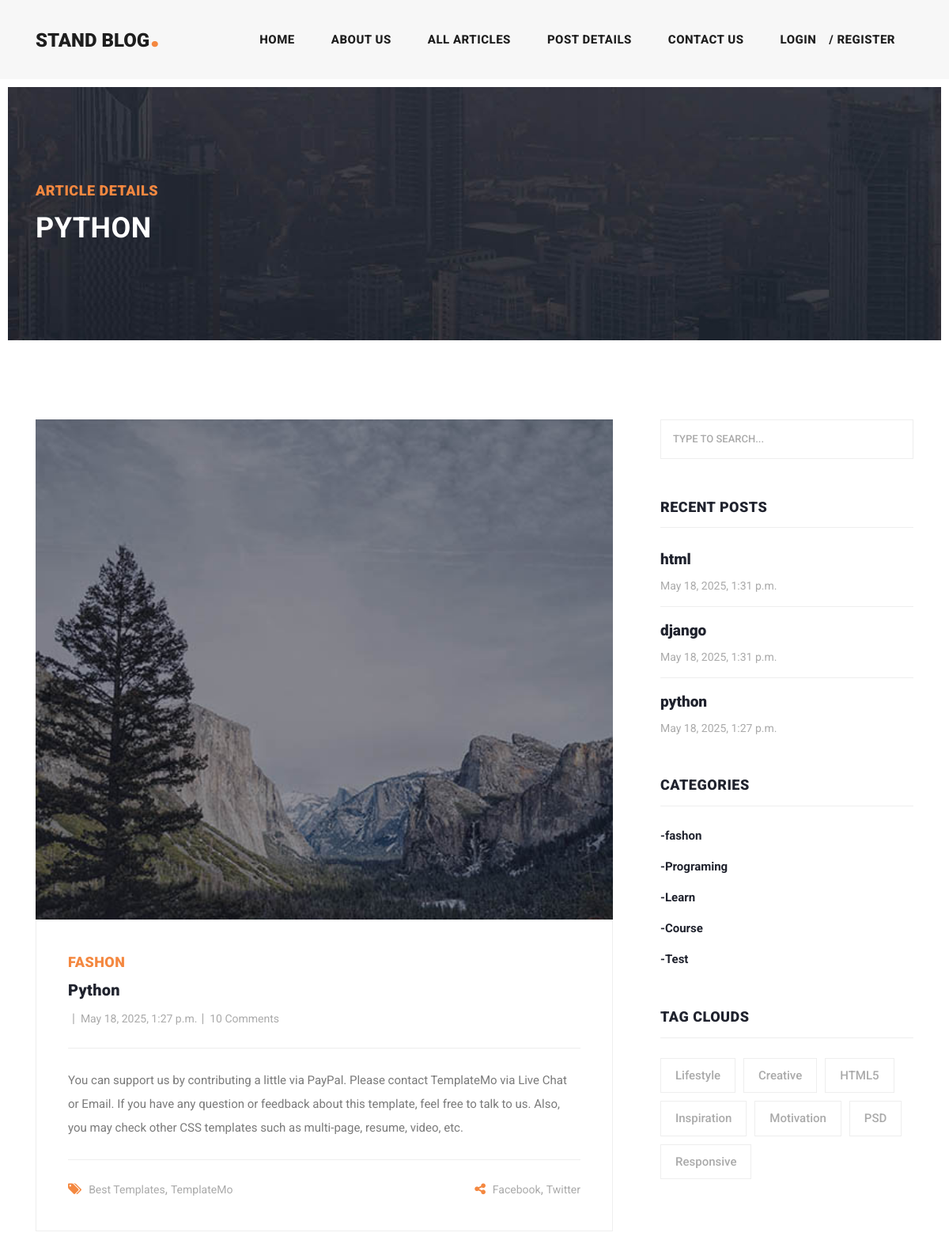
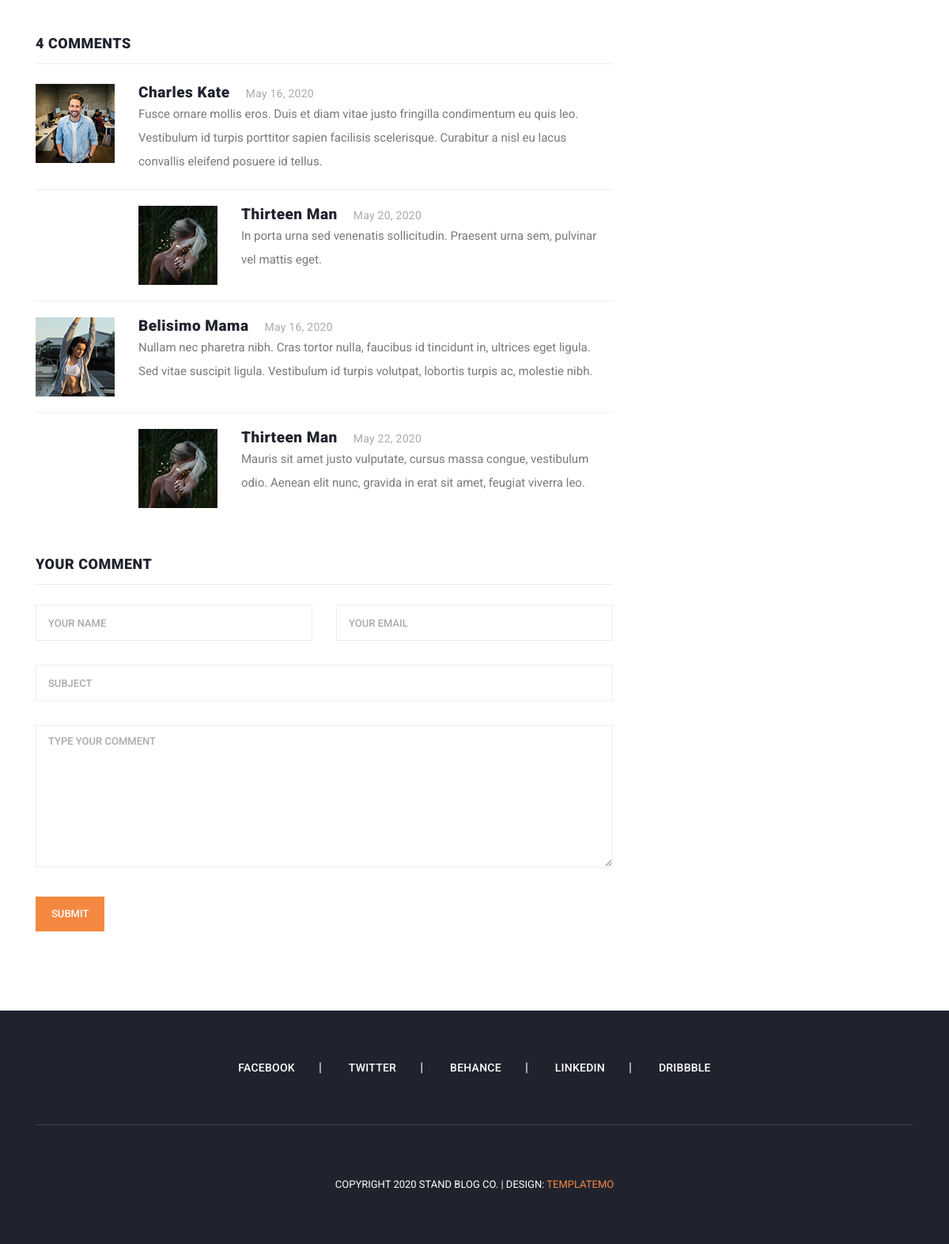
/article/detail/python, run on the app's committed database (2 pictures, top to bottom).
### blog/models.py (models this page shows, shortened)
class Article(models.Model):
    title = models.CharField(max_length=200)
    content = models.TextField()
    created_date = models.DateTimeField(auto_now_add=True)
    updated_date = models.DateTimeField(auto_now=True)
    image = models.ImageField(upload_to='blog/images/')
    author = models.ForeignKey(User, on_delete=models.CASCADE,related_name='articles')
    category = models.ManyToManyField(Category , related_name='articles')
    floatfield = models.FloatField(default=1)
    myfile = models.FileField(upload_to='blog/file/')
    status = models.BooleanField(default=True)
    published = models.BooleanField(default=True)
    objects = models.Manager()
    custom_objects = ArticleManager()
    slug = models.SlugField(unique=True , blank=True)

class Category(models.Model):
    name = models.CharField(max_length=50)
    def __str__(self):
        return self.name

### blog/views.py (the view)
# urls.py: path('detail/<slug:slug>', views.article_detail, name='article_detail'),
def article_detail(request , slug):
    article = get_object_or_404(Article, slug=slug)
    return render(request , 'blog/post_details.html',{'article' : article })

### context_processors/context_processors.py (called while the page is built)
def recent_articles(request):
    recent_articles = Article.objects.all().order_by('-created_date')[:3]
    categories = Category.objects.all()
    return {'recent_articles': recent_articles , 'categories': categories}

### blog/templates/blog/post_details.html (shortened to what this page needs)
{% extends 'base.html' %}
{% load static %}
{% block content %}
    <div class="heading-page header-text">
      <section class="page-heading">
        <div class="container">
          <div class="row">
            <div class="col-lg-12">
              <div class="text-content">
                <h4>Article Details</h4>
                <h2>{{ article.title}}</h2>
              </div>
            </div>
          </div>
        </div>
      </section>
    </div>
    <section class="blog-posts grid-system">
      <div class="container">
        <div class="row">
          <div class="col-lg-8">
            <div class="all-blog-posts">
              <div class="row">
                <div class="col-lg-12">
                  <div class="blog-post">
                    <div class="blog-thumb">
                      <img src="{{ article.image.url}}" alt="">
                    </div>
                    <div class="down-content">
                      <span>{{ article.category.first }}</span>
                      <a href="post-details.html"><h4>{{ article.title}}</h4></a>
                      <ul class="post-info">
                        <li><a href="#">{{ article.author.get_full_name}}</a></li>
                        <li><a href="#">{{ article.created_date}}</a></li>
                        <li><a href="#">10 Comments</a></li>
                      </ul>
                     <p>{{ article.content }}</p>
                        <div class="post-options">
                        <div class="row">
                          <div class="col-6">
                            <ul class="post-tags">
                              <li><i class="fa fa-tags"></i></li>
                              <li><a href="#">Best Templates</a>,</li>
                              <li><a href="#">TemplateMo</a></li>
                            </ul>
                          </div>
                          <div class="col-6">
                            <ul class="post-share">
                              <li><i class="fa fa-share-alt"></i></li>
                              <li><a href="#">Facebook</a>,</li>
                              <li><a href="#"> Twitter</a></li>
                            </ul>
                          </div>
                        </div>
                      </div>
                    </div>
                  </div>
                </div>
                <div class="col-lg-12">
                  <div class="sidebar-item comments">
                    <div class="sidebar-heading">
                      <h2>4 comments</h2>
                    </div>
                    <div class="content">
                      <ul>
                        <li>
                          <div class="author-thumb">
                            <img src="assets/images/comment-author-01.jpg" alt="">
                          </div>
                          <div class="right-content">
                            <h4>Charles Kate<span>May 16, 2020</span></h4>
                            <p>Fusce ornare mollis eros. Duis et diam vitae justo fringilla condimentum eu quis leo. Vestibulum id turpis porttitor sapien facilisis scelerisque. Curabitur a nisl eu lacus convallis eleifend posuere id tellus.</p>
                          </div>
                        </li>
                        <li class="replied">
                          <div class="author-thumb">
                            <img src="assets/images/comment-author-02.jpg" alt="">
                          </div>
                          <div class="right-content">
                            <h4>Thirteen Man<span>May 20, 2020</span></h4>
                            <p>In porta urna sed venenatis sollicitudin. Praesent urna sem, pulvinar vel mattis eget.</p>
                          </div>
                        </li>
                        <li>
                          <div class="author-thumb">
                            <img src="assets/images/comment-author-03.jpg" alt="">
                          </div>
                          <div class="right-content">
                            <h4>Belisimo Mama<span>May 16, 2020</span></h4>
                            <p>Nullam nec pharetra nibh. Cras tortor nulla, faucibus id tincidunt in, ultrices eget ligula. Sed vitae suscipit ligula. Vestibulum id turpis volutpat, lobortis turpis ac, molestie nibh.</p>
                          </div>
                        </li>
                        <li class="replied">
                          <div class="author-thumb">
                            <img src="assets/images/comment-author-02.jpg" alt="">
                          </div>
                          <div class="right-content">
                            <h4>Thirteen Man<span>May 22, 2020</span></h4>
                            <p>Mauris sit amet justo vulputate, cursus massa congue, vestibulum odio. Aenean elit nunc, gravida in erat sit amet, feugiat viverra leo.</p>
                          </div>
                        </li>
                      </ul>
                    </div>
                  </div>
                </div>
                <div class="col-lg-12">
                  <div class="sidebar-item submit-comment">
                    <div class="sidebar-heading">
                      <h2>Your comment</h2>
                    </div>
                    <div class="content">
                      <form id="comment" action="#" method="post">
                        <div class="row">
                          <div class="col-md-6 col-sm-12">
                            <fieldset>
                              <input name="name" type="text" id="name" placeholder="Your name" required="">
                            </fieldset>
                          </div>
                          <div class="col-md-6 col-sm-12">
                            <fieldset>
                              <input name="email" type="text" id="email" placeholder="Your email" required="">
                            </fieldset>
                          </div>
                          <div class="col-md-12 col-sm-12">
                            <fieldset>
                              <input name="subject" type="text" id="subject" placeholder="Subject">
                            </fieldset>
                          </div>
                          <div class="col-lg-12">
                            <fieldset>
                              <textarea name="message" rows="6" id="message" placeholder="Type your comment" required=""></textarea>
                            </fieldset>
                          </div>
                          <div class="col-lg-12">
                            <fieldset>
                              <button type="submit" id="form-submit" class="main-button">Submit</button>
                            </fieldset>
                          </div>
                        </div>
                      </form>
                    </div>
                  </div>
                </div>
              </div>
            </div>
          </div>
          <div class="col-lg-4">
            {% include "includes/sidebar.html" %}
          </div>
        </div>
      </div>
    </section>
{% endblock %}

### templates/includes/sidebar.html
{% load static %}
<div class="sidebar">
              <div class="row">
                <div class="col-lg-12">
                  <div class="sidebar-item search">
                    <form id="search_form" name="gs" method="GET" action="#">
                      <input type="text" name="q" class="searchText" placeholder="type to search..." autocomplete="on">
                    </form>
                  </div>
                </div>
                <div class="col-lg-12">
                  <div class="sidebar-item recent-posts">
                    <div class="sidebar-heading">
                      <h2>Recent Posts</h2>
                    </div>
                    <div class="content">
                      <ul>
                          {% for article in recent_articles%}
                        <li><a href="post-details.html">
                          <h5>{{ article.title}}</h5>
                          <span>{{ article.created_date }}</span>
                        </a></li>
                          {% endfor %}
                      </ul>
                    </div>
                  </div>
                </div>
                <div class="col-lg-12">
                  <div class="sidebar-item categories">
                    <div class="sidebar-heading">
                      <h2>Categories</h2>
                    </div>
                    <div class="content">
                      <ul>
                        {% for cat in categories %}
                          <li><a href="{% url "category_detail" cat.id %}">-{{ cat.name}}</a></li>
                        {% endfor %}
                      </ul>
                    </div>
                  </div>
                </div>
                <div class="col-lg-12">
                  <div class="sidebar-item tags">
                    <div class="sidebar-heading">
                      <h2>Tag Clouds</h2>
                    </div>
                    <div class="content">
                      <ul>
                        <li><a href="#">Lifestyle</a></li>
                        <li><a href="#">Creative</a></li>
                        <li><a href="#">HTML5</a></li>
                        <li><a href="#">Inspiration</a></li>
                        <li><a href="#">Motivation</a></li>
                        <li><a href="#">PSD</a></li>
                        <li><a href="#">Responsive</a></li>
                      </ul>
                    </div>
                  </div>
                </div>
              </div>
            </div>

### data on the page
Article: title "PYTHON", image (picture), category.first "FASHON", title "Python", created_date "May 18, 2025, 1:27 p.m.", content "You can support us by contributing a little via PayPal. Please contact TemplateMo via Live Chat or Email. If you have any question or feedback about this template, feel free to talk to us. Also, you may check other CSS templates such as multi-page, resume, video, etc.", title "python"
Article: title "html", created_date "May 18, 2025, 1:31 p.m."
Article: title "django", created_date "May 18, 2025, 1:31 p.m."
Category: name "fashon"
Category: name "Programing"
Category: name "Learn"
Category: name "Course"
Category: name "Test"
